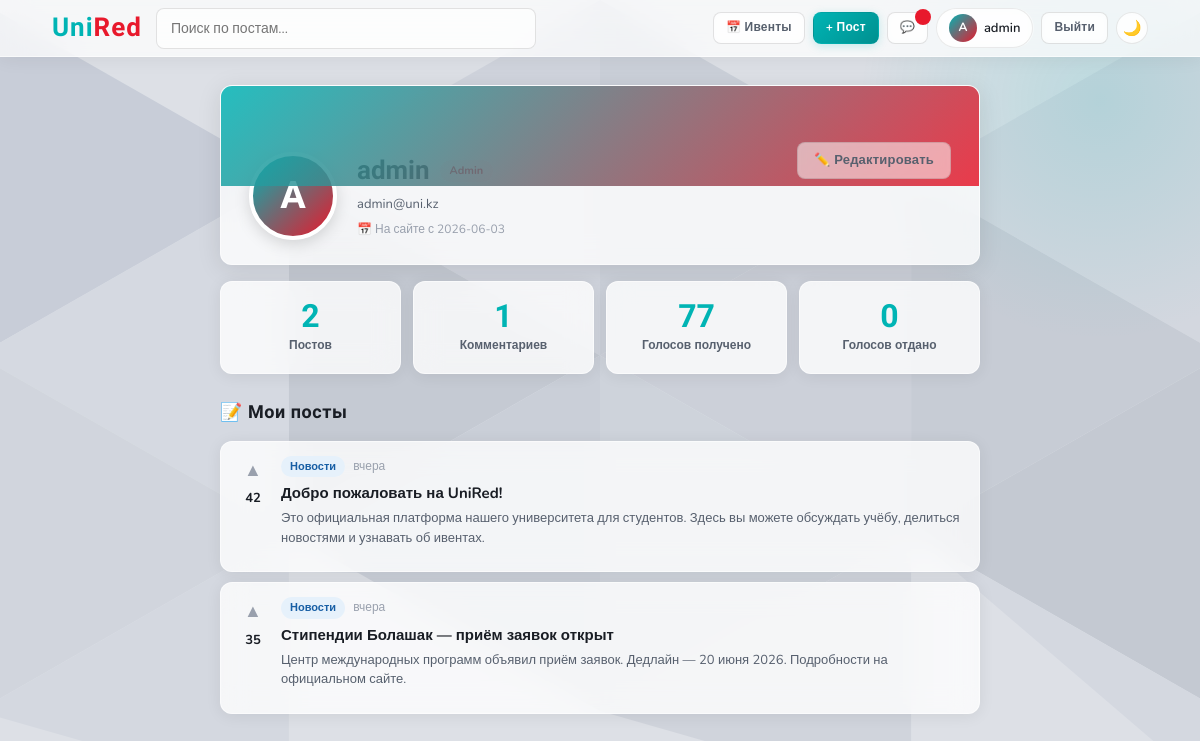
Screenshot of /profile (signed in) with the database file from the repository.
### tables this page shows
CREATE TABLE users (
            id INTEGER PRIMARY KEY AUTOINCREMENT,
            username TEXT UNIQUE NOT NULL,
            email TEXT UNIQUE NOT NULL,
            password TEXT NOT NULL,
            faculty TEXT DEFAULT '',
            role TEXT DEFAULT 'student',
            created_at TEXT DEFAULT (datetime('now'))
        , bio TEXT DEFAULT '');

CREATE TABLE posts (
            id INTEGER PRIMARY KEY AUTOINCREMENT,
            user_id INTEGER NOT NULL,
            title TEXT NOT NULL,
            body TEXT NOT NULL,
            tag TEXT DEFAULT 'discuss',
            votes INTEGER DEFAULT 0,
            pinned INTEGER DEFAULT 0,
            created_at TEXT DEFAULT (datetime('now')),
            FOREIGN KEY (user_id) REFERENCES users(id)
        );

### app.py (the view)
@app.route('/profile')
def profile():
    user = current_user()
    if not user: return redirect(url_for('login'))
    conn = get_db()
    posts = conn.execute('SELECT * FROM posts WHERE user_id=? ORDER BY created_at DESC', (user['id'],)).fetchall()
    comments_count = conn.execute('SELECT COUNT(*) FROM comments WHERE user_id=?', (user['id'],)).fetchone()[0]
    votes_given = conn.execute('SELECT COUNT(*) FROM votes WHERE user_id=?', (user['id'],)).fetchone()[0]
    total_votes = conn.execute('SELECT COALESCE(SUM(votes),0) FROM posts WHERE user_id=?', (user['id'],)).fetchone()[0]
    conn.close()
    return render_template('profile.html', user=user, posts=posts,
                           comments_count=comments_count, votes_given=votes_given, total_votes=total_votes)

### app.py (called while the page is built)
def get_db():
    conn = sqlite3.connect(DB)
    conn.row_factory = sqlite3.Row
    return conn

def current_user():
    if 'user_id' in session:
        conn = get_db()
        user = conn.execute('SELECT * FROM users WHERE id=?', (session['user_id'],)).fetchone()
        conn.close()
        return user
    return None

def time_ago(dt_str):
    try:
        dt = datetime.strptime(dt_str, '%Y-%m-%d %H:%M:%S')
        diff = datetime.now() - dt
        if diff.seconds < 60: return 'только что'
        if diff.seconds < 3600: return f'{diff.seconds//60} мин назад'
        if diff.days == 0: return f'{diff.seconds//3600} ч назад'
        if diff.days == 1: return 'вчера'
        return f'{diff.days} дн назад'
    except:
        return dt_str

### templates/profile.html (shortened to what this page needs)
{% extends "base.html" %}
{% block content %}
<div class="profile-wrap">
  <div class="profile-header">
    <div class="profile-header-bg"></div>
    <div class="profile-header-content">
      <div class="profile-avatar-big">{{ user.username[0].upper() }}</div>
      <div class="profile-info">
        <div class="profile-name">{{ user.username }}
          {% if user.role == 'admin' %}<span class="role-badge role-admin">Admin</span>
          {% elif user.role == 'moderator' %}<span class="role-badge role-mod">Mod</span>
          {% else %}<span class="role-badge role-student">Студент</span>{% endif %}
        </div>
        <div class="profile-email">{{ user.email }}</div>
        <div class="profile-joined">📅 На сайте с {{ user.created_at[:10] }}</div>
      </div>
      <a href="/profile/edit" class="btn btn-outline" style="margin-left:auto;align-self:flex-start">✏️ Редактировать</a>
    </div>
  </div>
  <div class="stats-row">
    <div class="stat-card">
      <div class="stat-num">{{ posts|length }}</div>
      <div class="stat-label">Постов</div>
    </div>
    <div class="stat-card">
      <div class="stat-num">{{ comments_count }}</div>
      <div class="stat-label">Комментариев</div>
    </div>
    <div class="stat-card">
      <div class="stat-num">{{ total_votes }}</div>
      <div class="stat-label">Голосов получено</div>
    </div>
    <div class="stat-card">
      <div class="stat-num">{{ votes_given }}</div>
      <div class="stat-label">Голосов отдано</div>
    </div>
  </div>
  <div class="profile-section-title">📝 Мои посты</div>
  {% if posts %}
    {% for post in posts %}
    <div class="post-card" style="margin-bottom:10px">
      <div class="vote-col">
        <span style="font-size:18px;color:var(--hint)">▲</span>
        <span class="vote-count">{{ post.votes }}</span>
      </div>
      <div class="post-body-wrap">
        <div class="post-meta">
          <span class="tag-badge tag-{{ post.tag }}">
            {% if post.tag=='news' %}Новости{% elif post.tag=='event' %}Ивент{% elif post.tag=='discuss' %}Обсуждение{% elif post.tag=='help' %}Вопрос{% elif post.tag=='admin' %}Объявление{% else %}{{ post.tag }}{% endif %}
          </span>
          <span class="post-time">{{ time_ago(post.created_at) }}</span>
        </div>
        <div class="post-title"><a href="/post/{{ post.id }}">{{ post.title }}</a></div>
        <div class="post-excerpt">{{ post.body }}</div>
      </div>
    </div>
    {% endfor %}
  {% else %}
    <div class="empty-state">
      <div class="empty-icon">📭</div>
      <div class="empty-text">Вы ещё не написали ни одного поста</div>
      <a href="/post/new" class="btn btn-teal" style="margin-top:12px">Создать первый пост</a>
    </div>
  {% endif %}
</div>
{% endblock %}

### templates/base.html (shortened to what this page needs)
<!DOCTYPE html>
<html lang="ru">
<head>
</head>
<body>
<nav>
  <div class="nav-inner">
    <a href="/" class="nav-logo"><span class="logo-uni">Uni</span><span class="logo-red">Red</span></a>
    <div class="nav-search">
      <form method="get" action="/">
        <input type="text" name="q" placeholder="Поиск по постам..." value="{{ request.args.get('q','') }}">
      </form>
    </div>
    <div class="nav-links">
      <a href="/events" class="btn btn-outline btn-sm">📅 Ивенты</a>
      {% if user %}
        <a href="/post/new" class="btn btn-teal btn-sm">+ Пост</a>
        <a href="/messages" class="btn btn-outline btn-sm" style="position:relative">
          💬
          <span id="unread-badge" style="display:none;position:absolute;top:-4px;right:-4px;background:var(--accent);color:#fff;border-radius:50%;width:16px;height:16px;font-size:10px;display:flex;align-items:center;justify-content:center;font-weight:700"></span>
        </a>
        <a href="/profile" class="user-badge" style="text-decoration:none">
          <div class="avatar">{{ user.username[0].upper() }}</div>
          <span>{{ user.username }}</span>
        </a>
        <a href="/logout" class="btn btn-outline btn-sm">Выйти</a>
      {% else %}
        <a href="/login" class="btn btn-outline btn-sm">Войти</a>
        <a href="/register" class="btn btn-primary btn-sm">Регистрация</a>
      {% endif %}
      <button class="theme-toggle" onclick="toggleTheme()" title="Тёмная тема">🌙</button>
    </div>
  </div>
</nav>
{% block content %}{% endblock %}
</body>
</html>

### templates/profile.html (style rules this page uses)
.profile-wrap { max-width: 800px; margin: 28px auto; padding: 0 20px; }
.profile-header { position: relative; background: var(--surface); backdrop-filter: var(--glass); border: 1px solid var(--border); border-radius: var(--radius); overflow: hidden; margin-bottom: 16px; box-shadow: var(--shadow-md); }
.profile-header-bg { height: 100px; background: linear-gradient(135deg, var(--teal) 0%, var(--accent) 100%); opacity: 0.85; }
.profile-header-content { display: flex; align-items: flex-end; gap: 20px; padding: 0 28px 24px; margin-top: -44px; flex-wrap: wrap; }
.profile-avatar-big { width: 88px; height: 88px; border-radius: 50%; background: linear-gradient(135deg, var(--teal), var(--accent)); color: #fff; font-family: 'Rajdhani', sans-serif; font-size: 38px; font-weight: 700; display: flex; align-items: center; justify-content: center; border: 4px solid white; box-shadow: 0 4px 16px rgba(0,0,0,0.15); flex-shrink: 0; }
.profile-info { flex: 1; min-width: 200px; padding-top: 8px; }
.profile-name { font-family: 'Rajdhani', sans-serif; font-size: 26px; font-weight: 700; display: flex; align-items: center; gap: 10px; flex-wrap: wrap; }
.role-badge { font-size: 11px; font-weight: 700; padding: 2px 10px; border-radius: 20px; font-family: 'Nunito', sans-serif; }
.role-admin { background: var(--accent-light); color: var(--accent); }
.profile-email { font-size: 13px; color: var(--muted); margin-top: 2px; }
.profile-joined { font-size: 12px; color: var(--hint); margin-top: 6px; }
.stats-row { display: grid; grid-template-columns: repeat(4, 1fr); gap: 12px; margin-bottom: 24px; }
.stat-card { background: var(--surface); backdrop-filter: var(--glass); border: 1px solid var(--border); border-radius: var(--radius); padding: 18px 14px; text-align: center; box-shadow: var(--shadow); transition: all 0.18s; }
.stat-num { font-family: 'Rajdhani', sans-serif; font-size: 32px; font-weight: 700; color: var(--teal); line-height: 1; }
.stat-label { font-size: 12px; color: var(--muted); margin-top: 4px; font-weight: 600; }
.profile-section-title { font-family: 'Rajdhani', sans-serif; font-size: 18px; font-weight: 700; margin-bottom: 14px; letter-spacing: 0.03em; }

### rows the page displays
users: username "A", username "admin", email "admin@uni.kz", created_at "2026-06-03"
posts: votes "42", tag "Новости", created_at "вчера", title "Добро пожаловать на UniRed!", body "Это официальная платформа нашего университета для студентов. Здесь вы можете обсуждать учёбу, делиться новостями и узнавать об ивентах."
posts: votes "35", tag "Новости", created_at "вчера", title "Стипендии Болашак — приём заявок открыт", body "Центр международных программ объявил приём заявок. Дедлайн — 20 июня 2026. Подробности на официальном сайте."

### other values shown
{{ posts|length }} "2"
{{ comments_count }} "1"
{{ total_votes }} "77"
{{ votes_given }} "0"
